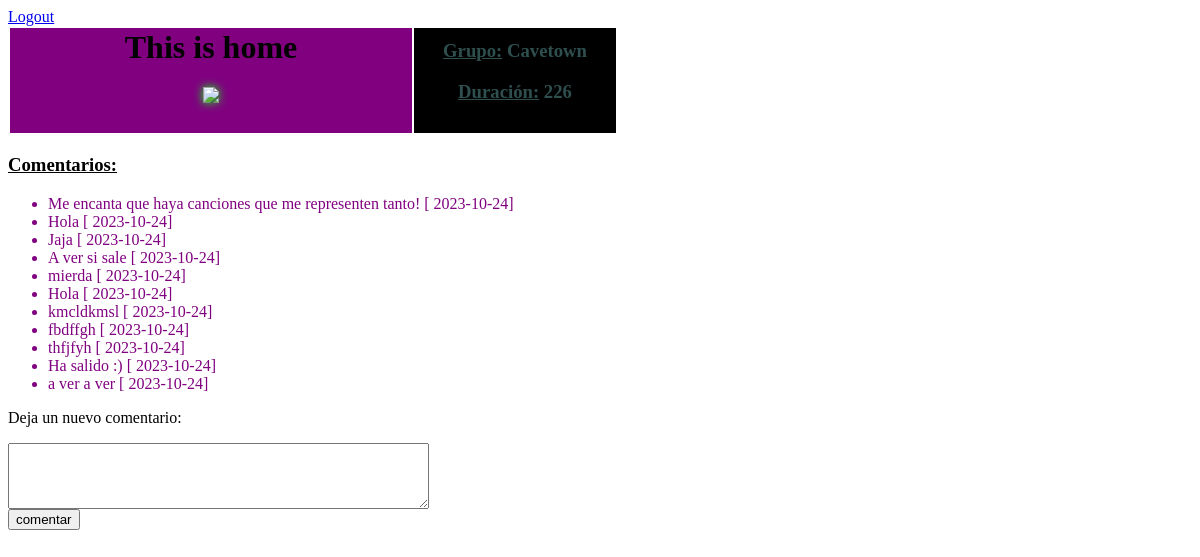
Page /detail.php?cancion_id=3 on the committed database.
### tables this page shows
CREATE TABLE `tCanciones` (
  `id` int(11) NOT NULL AUTO_INCREMENT,
  `nombre` varchar(50) DEFAULT NULL,
  `url_imagen` varchar(3000) DEFAULT NULL,
  `tduracion` int(11) NOT NULL,
  `grupo` varchar(100) DEFAULT NULL,
  PRIMARY KEY (`id`)
);

CREATE TABLE `tComentarios` (
  `id` int(11) NOT NULL AUTO_INCREMENT,
  `comentario` varchar(2000) DEFAULT NULL,
  `usuario_id` int(11) DEFAULT NULL,
  `cancion_id` int(11) NOT NULL,
  `fechaP` date DEFAULT NULL,
  PRIMARY KEY (`id`),
  KEY `usuario_id` (`usuario_id`),
  KEY `cancion_id` (`cancion_id`),
  CONSTRAINT `tComentarios_ibfk_1` FOREIGN KEY (`usuario_id`) REFERENCES `tUsuarios` (`id`),
  CONSTRAINT `tComentarios_ibfk_2` FOREIGN KEY (`cancion_id`) REFERENCES `tCanciones` (`id`)
);

### detail.php (the view, shortened to what this page needs)
<?php
	$db = mysqli_connect('localhost', 'root', '1234', 'mysitedb') or die('Fail');
?>
<html>
	<body>
	<div>
		<a href="/logout.php">Logout</a>
	<table>
		<?php
			$cancion_id = $_GET['cancion_id'];
			$query = 'SELECT * FROM tCanciones WHERE id='.$cancion_id;
			$result = mysqli_query($db, $query) or die('Query error');
			$only_row = mysqli_fetch_array($result);
			echo '<th><h1>'.$only_row['nombre'].'</h1>';
			echo '<img src='.$only_row['url_imagen'].'></img></th>';
			echo '<td><h3><u>Grupo:</u> '.$only_row['grupo'].'</h3>';
			echo '<h3><u>Duración:</u> '.$only_row['tduracion'].'</h3></td>';
		?>
	</table>
	</div>
			<h3><u>Comentarios:</u></h3>
			<ul>
		<?php
			$query2 = 'SELECT * FROM tComentarios WHERE cancion_id='.$cancion_id;
			$result2 = mysqli_query($db, $query2) or die('Query error');
			while ($row = mysqli_fetch_array($result2)) {
				echo '<div><li>'.$row['comentario']."     [ " .$row['fechaP'].']</li></div>';
			}
		?>
			</ul>
			<p>Deja un nuevo comentario:</p>
			<form action="/comment.php" method="post">
				<textarea rows="4" cols="50" name="new_comment"></textarea><br>
				<input type="submit" value="comentar">
			</form>
	</body>
</html>

### detail.php (style rules this page uses)
h1 { text-align: center; }
img { filter: drop-shadow(0 0 5px lime); }
table h3 { text-align: center; color: darkslategray; }
th { background-color: purple; width: 400px; padding-bottom: 30px; }
td { background-color: black; width: 200px; }
ul { color: purple; }

### rows in the picture
tcanciones: nombre "This is home", grupo "Cavetown", tduracion "226"
tcomentarios: comentario "Me encanta que haya canciones que me representen tanto!", fechaP "2023-10-24"
tcomentarios: comentario "Hola", fechaP "2023-10-24"
tcomentarios: comentario "Jaja", fechaP "2023-10-24"
tcomentarios: comentario "A ver si sale", fechaP "2023-10-24"
tcomentarios: comentario "mierda", fechaP "2023-10-24"
tcomentarios: comentario "Hola", fechaP "2023-10-24"
tcomentarios: comentario "kmcldkmsl", fechaP "2023-10-24"
tcomentarios: comentario "fbdffgh", fechaP "2023-10-24"
tcomentarios: comentario "thfjfyh", fechaP "2023-10-24"
tcomentarios: comentario "Ha salido :)", fechaP "2023-10-24"
tcomentarios: comentario "a ver a ver", fechaP "2023-10-24"
